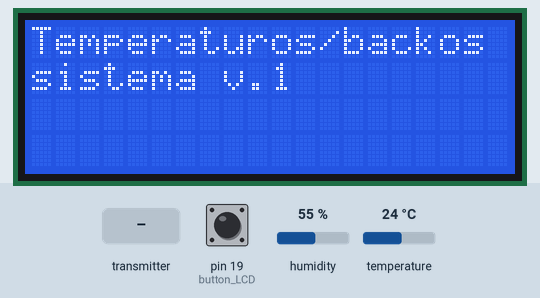
The sketch below on a simulated Arduino Mega 2560, built with avr-gcc and run on an emulated ATmega2560. On the bench: 20×4 character LCD. The test bench sets the inputs (shaded band); at power-on: pin 19 (button_LCD) HIGH, humidity 55 %, temperature 24 °C. The local clock reads 2024-03-15 10:24:30 at power-on unless the sketch sets it; no radio packets arrive unless stated; what the sketch prints to the serial monitor is not drawn.

Above: at 0.2 s.
At 2.3 s:
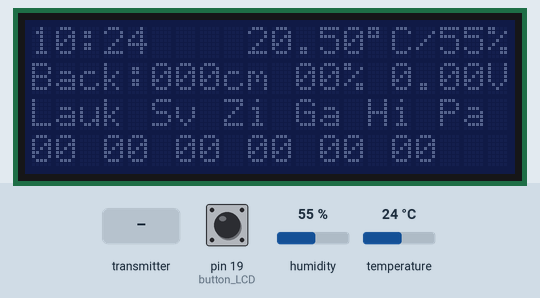
2.4 s: pin 19 (button_LCD) pulled LOW for 0.15 s
At 2.53 s:
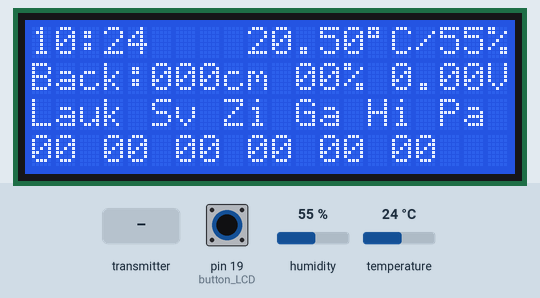
4.1 s: the transmitter starts sending dist = 0
Timing chart, 0 to 7.1 s (numbered marks = the images above; inputs shaded):
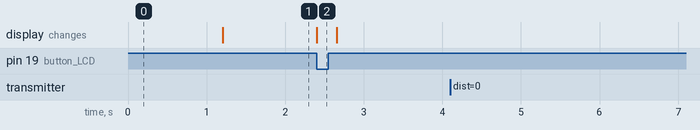

The sketch:

NRF24_receiver_depth_temperature_megaPro.ino
```cpp
#define DEBUG

#ifdef DEBUG
  #define debug(x)     Serial.print(x)
  #define debugln(x)   Serial.println(x)
#else
  #define debug(x)     // define empty, so macro does nothing
  #define debugln(x)
#endif

#include <SPI.h>
#include "nRF24L01.h"
#include "RF24.h"
#include "printf.h"
#include <Wire.h>
#include <DHT12.h>
#include "RTClib.h"

// Hardware configuration: Set up nRF24L01 radio on SPI bus plus pins 7 & 8
RF24 radio(46,47);
// Topology
//const uint64_t pipes = 0xABCDABCD71LL;              // Radio pipe addresses for the 2 nodes to communicate.
const uint64_t pipes[] = {0xABCDABCD71LL, 0xB3B4B5B6F1LL};
const long RFUpdatePeriod =  600000L;  //300000=5min 600000=10min
long RFLastUpdate = 0;

// A single byte to keep track of the data being sent back and forth
typedef struct {
  int dist; //distante
  int perc; //percentage
  int volt; //battery reading
} RxMsg;
RxMsg packet;

typedef struct {
  int lauko;
  int svetai;
  int zidinys;
  int garazas;
  int hidroforas;
  int palepe;
} TempMsg;
TempMsg packet1;

char LCDTxt[20];
unsigned int fVolt = 0;
unsigned int heaVolt = 0;
unsigned int decVolt = 0;

//LCD
#include <LiquidCrystal_I2C.h>
LiquidCrystal_I2C lcd(0x27,20,4);  // set the LCD address to 0x27 for a 16 chars and 2 line display
#define button_LCD 19
byte backlightState = 0;
const char* LCDLine0 = "%02u:%02u    %s\xDF""C/%02d%%";
const char* LCDLine1 = "Back:%03dcm %02d%% %d.%02dV";
const char* LCDLine1Error = "Back:nera duom. 10m ";
const char* LCDLine2 = "Lauk Sv Zi Ga Hi Pa ";
const char* LCDLine3 = "%02d %02d %02d %02d %02d %02d";
char str_temp[6];

//RTC
RTC_DS1307 RTC;
DateTime dt_now;
const long Temp_Period =  60000L;  //30000=30sec
long previousMillis = 0;

//DHT12
DHT12 dht12;
float dht_temp;
int dht_hum;
const float dht_adj = 3.5;


void setup() {
  Serial.begin(115200);
  debugln(F("Starting init"));
  //RTC INIT
  Wire.begin();
  RTC.begin();
  if (! RTC.begin()) {
    debugln(F("Couldn't find RTC"));
    while (1);
  }
  if (RTC.isrunning()) {
    debugln(F("Nustatom RTC laika!!!"));
    //RTC.adjust(DateTime(__DATE__, __TIME__));
  }
  lcd.begin();
  lcd.backlight();
  lcd.home ();
  lcd.setCursor(0,0);
  lcd.print(F("Temperaturos/backos"));
  lcd.setCursor(0,1);
  lcd.print(F("sistema v.1"));
  Wire.begin();
  //NRF24 init
   printf_begin();
  // Setup and configure rf radio
  radio.begin();
  radio.setAutoAck(1);                    // Ensure autoACK is enabled
  radio.enableAckPayload();               // Allow optional ack payloads
  radio.setRetries(0,15);                 // Smallest time between retries, max no. of retries
  //radio.setPayloadSize(2);                // Here we are sending 1-byte payloads to test the call-response speed
  radio.enableDynamicPayloads();
  radio.setDataRate(RF24_250KBPS); // reducing bandwidth
  radio.openReadingPipe(0,pipes[0]);
  radio.openReadingPipe(1,pipes[1]);
  radio.startListening();                 // Start listening
  radio.printDetails();
  pinMode(button_LCD, INPUT_PULLUP);
  dht12.begin();
  delay(1000);
  lcd.clear();
  debugln(F("Init complete"));
  readDHT12();
}

void readDHT12(){
  if(backlightState == 0){
    dht_temp = dht12.readTemperature() - dht_adj;
  }else{
    dht_temp = dht12.readTemperature();
  }
  dht_hum  = dht12.readHumidity();
  debugln("Temp: "+String(dht_temp)+ " , Hum: " + String(dht_hum));
}

void loop() {
  dt_now = RTC.now();
  unsigned long currentMillis = millis();
  if(currentMillis - previousMillis > Temp_Period) {
    previousMillis = currentMillis;
    readDHT12();
  }
  backlightState = digitalRead(button_LCD);
  if(backlightState == 0){
    lcd.backlight();
  }else{
    lcd.noBacklight();
  }
  uint8_t pipe;
  while(radio.available(&pipe) ){
    unsigned long tim = micros();
    //reading packet from Tank
    delay(50);


    //printf("Got response %d, round-trip delay: %lu microseconds\n\r",RX_msg,tim-time);
    if(pipe == 0){
      radio.read( &packet, sizeof(RxMsg));
      Serial.println("Gautas paketas: " +String(sizeof(RxMsg)));
      debugln(packet.dist);
      debugln(packet.perc);
      debugln(packet.volt);
      debugln("-------");
      int tempVolt = packet.volt;
      debug("tempVolt:");
      debugln(tempVolt);
      fVolt = map(tempVolt, 0, 1023, 0, 803);
      heaVolt = (fVolt/100);
      decVolt = ((fVolt-heaVolt) % 100);
      //debug("decVolt:");
      //debugln(decVolt);
      RFLastUpdate = millis();
    }

    delay(100);
    //reading packet from Temperature
    if(pipe == 1){
      radio.read( &packet1, sizeof(TempMsg));
      Serial.println("Gautas paketas: " +String(sizeof(TempMsg)));
      debugln(packet1.lauko);
      debugln(packet1.palepe);
      debugln(packet1.svetai);
      debugln(packet1.zidinys);
      debugln(packet1.garazas);
      debugln(packet1.hidroforas);
   }
  }

  //output to LCD
  //const char* LCDLine0 = "%02u:%02u  %d.%02d \xB0C/%d%%";
  lcd.setCursor(0,0);
  dtostrf(dht_temp, 4, 2, str_temp);
  sprintf(LCDTxt,LCDLine0,dt_now.hour(),dt_now.minute(), str_temp, dht_hum);
  lcd.print(LCDTxt);
  if(currentMillis - RFLastUpdate < RFUpdatePeriod){
    //const char* LCDLine1 = "Back:%03dcm %02d%% %d.%02dV";
    sprintf(LCDTxt,LCDLine1,packet.dist, packet.perc, heaVolt, decVolt);
    lcd.setCursor(0,1);
    lcd.print(LCDTxt);
  }else{
    lcd.setCursor(0,1);
    lcd.print(LCDLine1Error);
  }
  lcd.setCursor(0,2);
  lcd.print(LCDLine2);

  //const char* LCDLine2 = "Lauk Sv Zi Ga Hi Pa ";
  sprintf(LCDTxt,LCDLine3,packet1.lauko, packet1.svetai, packet1.zidinys, packet1.garazas, packet1.hidroforas, packet1.palepe);
  lcd.setCursor(0,3);
  lcd.print(LCDTxt);

  delay(50);
}
```

Measured:
- after the input at 2.4 s, the display: changes at once (image 2)
- after the input at 4.1 s, every drawn part: stays the same
